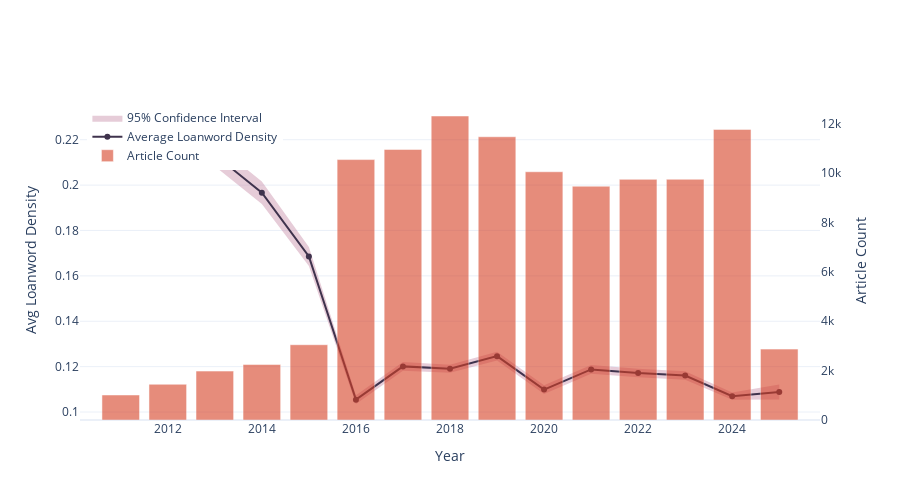

The notebook cell this image was saved under:
### Code cell
import pandas as pd
import numpy as np
import plotly.graph_objects as go

# Grouping and stats
summary = df.groupby("year")["loanword_density"].agg(
    mean="mean", count="count", std="std"
).reset_index()

summary["sem"] = summary["std"] / np.sqrt(summary["count"])
summary["ci95_low"] = summary["mean"] - 1.96 * summary["sem"]
summary["ci95_high"] = summary["mean"] + 1.96 * summary["sem"]

# Create figure
fig = go.Figure()

# 95% Confidence Interval
fig.add_trace(go.Scatter(
    x=pd.concat([summary["year"], summary["year"][::-1]]),
    y=pd.concat([summary["ci95_high"], summary["ci95_low"][::-1]]),
    fill="toself",
    fillcolor="rgba(193, 128, 157, 0.4)",
    line=dict(color="rgba(255, 255, 255, 0)"),
    hoverinfo="skip",
    name="95% Confidence Interval",
    showlegend=True
))

# Mean line
fig.add_trace(go.Scatter(
    x=summary["year"],
    y=summary["mean"],
    mode="lines+markers",
    name="Average Loanword Density",
    line=dict(color="rgba(63, 51, 77, 1)")
))

# Article count as secondary bar chart
fig.add_trace(go.Bar(
    x=summary["year"],
    y=summary["count"],
    name="Article Count",
    yaxis="y2",
    opacity=0.6,
    marker=dict(color="rgb(214, 64, 37)")
))

# Layout
fig.update_layout(
    #title="Loanword Usage Over Time with Confidence Interval (2011–2025)",
    xaxis=dict(title="Year"),
    yaxis=dict(title="Avg Loanword Density"),
    yaxis2=dict(
        title="Article Count",
        overlaying='y',
        side='right',
        showgrid=False
    ),
    legend=dict(x=0.01, y=0.99),
    template="plotly_white",
    height=500
)

fig.show()

### Figure 1 — Plotly figure (JSON) as saved in the notebook; plotly's stock layout.template omitted (floating-point values rounded to 4 significant figures)
{"data": [{"fill": "toself", "fillcolor": "rgba(193, 128, 157, 0.4)", "hoverinfo": "skip", "line": {"color": "rgba(255, 255, 255, 0)"}, "name": "95% Confidence Interval", "showlegend": true, "type": "scatter", "x": [2011, 2012, 2013, 2014, 2015, 2016, 2017, 2018, 2019, 2020, 2021, 2022, 2023, 2024, 2025, 2025, 2024, 2023, 2022, 2021, 2020, 2019, 2018, 2017, 2016, 2015, 2014, 2013, 2012, 2011], "y": [0.2305, 0.2227, 0.2184, 0.2016, 0.1727, 0.1074, 0.122, 0.1209, 0.1265, 0.1118, 0.1207, 0.119, 0.118, 0.1086, 0.1121, 0.1055, 0.1054, 0.1143, 0.1153, 0.1168, 0.108, 0.1227, 0.1174, 0.1182, 0.1035, 0.1643, 0.1917, 0.2083, 0.211, 0.2168]}, {"line": {"color": "rgba(63, 51, 77, 1)"}, "mode": "lines+markers", "name": "Average Loanword Density", "type": "scatter", "x": [2011, 2012, 2013, 2014, 2015, 2016, 2017, 2018, 2019, 2020, 2021, 2022, 2023, 2024, 2025], "y": [0.2236, 0.2168, 0.2133, 0.1966, 0.1685, 0.1054, 0.1201, 0.1191, 0.1246, 0.1099, 0.1188, 0.1172, 0.1161, 0.107, 0.1088]}, {"marker": {"color": "rgb(214, 64, 37)"}, "name": "Article Count", "opacity": 0.6, "type": "bar", "x": [2011, 2012, 2013, 2014, 2015, 2016, 2017, 2018, 2019, 2020, 2021, 2022, 2023, 2024, 2025], "y": [1013, 1446, 1980, 2249, 3047, 10540, 10951, 12304, 11464, 10047, 9463, 9739, 9744, 11762, 2869], "yaxis": "y2"}], "layout": {"height": 500, "legend": {"x": 0.01, "y": 0.99}, "xaxis": {"title": {"text": "Year"}}, "yaxis": {"title": {"text": "Avg Loanword Density"}}, "yaxis2": {"overlaying": "y", "showgrid": false, "side": "right", "title": {"text": "Article Count"}}}}
